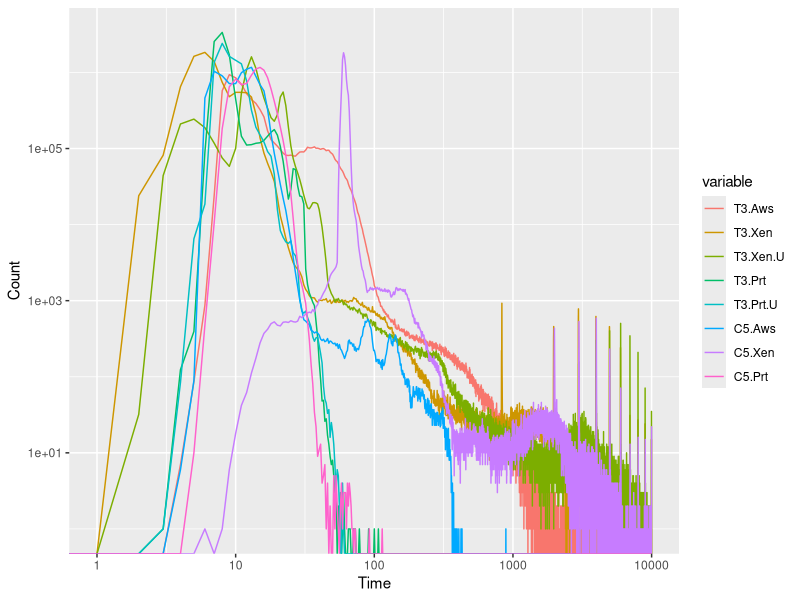

Write the R code that produced this figure.

library(ggplot2)
library(reshape2)


df = read.csv("stats.csv", TRUE, ";")[1:10000,1:9]
head(df)
df.long <- melt(df, id = "Time", measure = c("T3.Aws", "T3.Xen", "T3.Xen.U", "T3.Prt", "T3.Prt.U", "C5.Aws","C5.Xen","C5.Prt"))
#df.long <- melt(df, id = "Time", measure = c("T3.Aws", "T3.Xen", "T3.Xen.U", "T3.Prt", "T3.Prt.U"))
#df.long <- melt(df, id = "Time", measure = c("C5.Aws","C5.Xen","C5.Prt"))

ggplot(df.long, aes(x=Time, value, color=variable)) +
	#xlim (c(0,100)) + 
	ylab("Count") + 
	scale_x_continuous(trans='log10') +
	scale_y_continuous(trans='log10') +
  geom_line()
